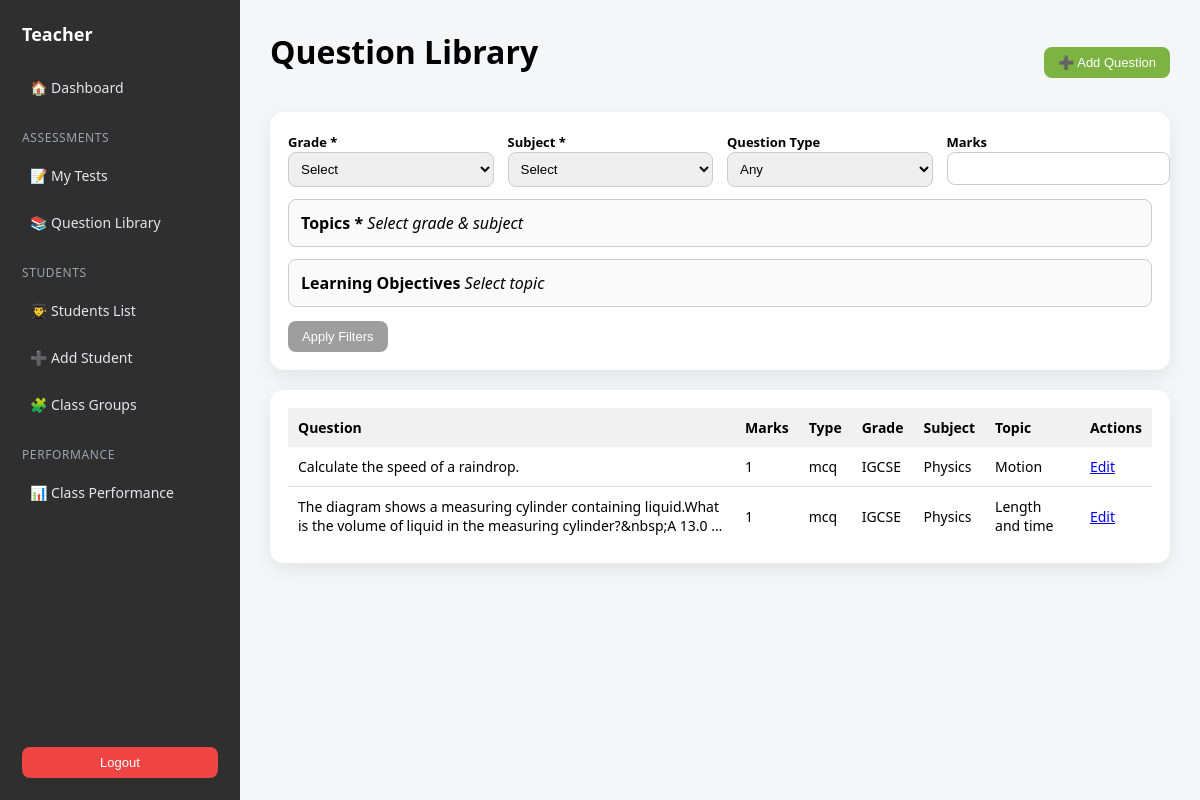
The app's page /questions/ (signed in), older data.
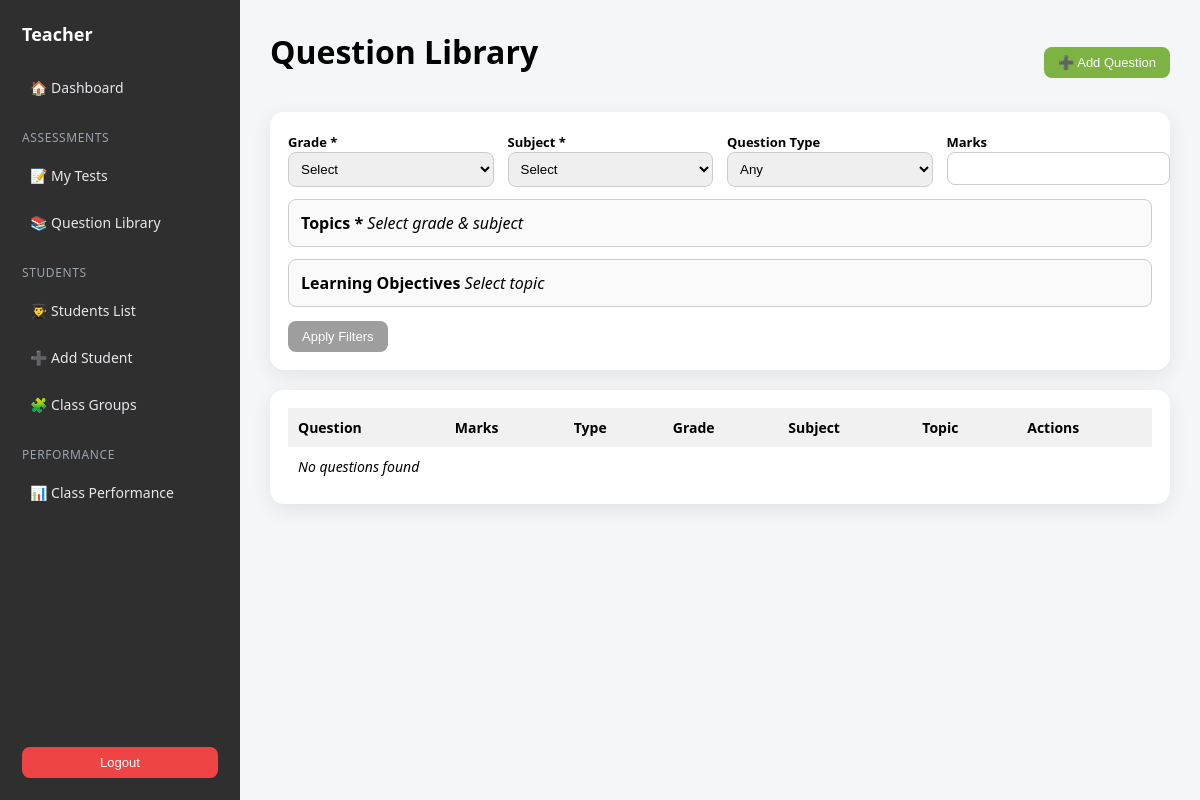
The same page, newer data.
### core/models.py (models this page shows, shortened)
class Question(models.Model):
    QUESTION_TYPES = [
        ("mcq", "MCQ"),
        ("theory", "Theory"),
        ("structured", "Structured"),
        ("practical", "Practical"),
    ]
    grade = models.ForeignKey(Grade, on_delete=models.PROTECT)
    subject = models.ForeignKey(Subject, on_delete=models.PROTECT)
    topic = models.ForeignKey(Topic, on_delete=models.PROTECT)
    year = models.PositiveIntegerField(null=True, blank=True)
    learning_objectives = models.ManyToManyField(
        LearningObjective,
        related_name="questions"
    )
    question_text = models.TextField()
    answer_text = models.TextField(blank=True)
    marks = models.PositiveIntegerField(default=1)
    question_type = models.CharField(
        max_length=20,
        choices=QUESTION_TYPES
    )
    created_by = models.ForeignKey(
        User,
        on_delete=models.CASCADE,
        related_name="questions"
    )
    created_at = models.DateTimeField(auto_now_add=True)

class Grade(models.Model):
    name = models.CharField(max_length=50)
    class Meta:
        ordering = ["name"]
        verbose_name = "Grade"
        verbose_name_plural = "Grades"

class Subject(models.Model):
    name = models.CharField(max_length=100)
    class Meta:
        ordering = ["name"]

class Topic(models.Model):
    name = models.CharField(max_length=150)
    grade = models.ForeignKey(
        Grade,
        on_delete=models.CASCADE,
        related_name="topics"
    )
    subject = models.ForeignKey(
        Subject,
        on_delete=models.CASCADE,
        related_name="topics"
    )
    class Meta:
        unique_together = ("name", "grade", "subject")
        ordering = ["grade__name", "subject__name", "name"]

### core/views.py (the view)
# urls.py: path("questions/", views.question_library, name="question_library"),
@login_required
def question_library(request):
    qs = Question.objects.filter(
        created_by=request.user
    ).select_related("grade", "subject", "topic").prefetch_related("learning_objectives")
    grade = request.GET.get("grade")
    subject = request.GET.get("subject")
    qtype = request.GET.get("question_type")
    marks = request.GET.get("marks")
    year = request.GET.get("year")
    if grade:
        qs = qs.filter(grade_id=grade)
    if subject:
        qs = qs.filter(subject_id=subject)
    if qtype:
        qs = qs.filter(question_type=qtype)
    if marks:
        qs = qs.filter(marks=marks)
    if year:
        qs = qs.filter(year=year)
    topics = request.GET.getlist("topics[]")
    if topics:
        qs = qs.filter(topic_id__in=topics)
    los = request.GET.getlist("los[]")
    if los:
        qs = qs.filter(learning_objectives__id__in=los).distinct()
    return render(
        request,
        "teacher/question_library.html",
        {
            "questions": qs,
            "grades": Grade.objects.all(),
            "subjects": Subject.objects.all(),
            "topics": Topic.objects.all(),
        }
    )

### core/templates/teacher/question_library.html (shortened to what this page needs)
{% extends "teacher/teacher_base.html" %}
{% block content %}
{% with test_id=request.GET.import_to_test %}
{% with import_mode=test_id %}
<div class="action-bar">
  <h1>Question Library</h1>
  <div>
    <a href="{% url 'add_question' %}" target="_blank">
      <button class="btn green">➕ Add Question</button>
    </a>
  </div>
</div>
<form method="get" class="filters" id="filterForm">
  <div class="filter-grid">
    <div>
      <label>Grade *</label>
      <select id="gradeSelect" name="grade" required>
        <option value="">Select</option>
      </select>
    </div>
    <div>
      <label>Subject *</label>
      <select id="subjectSelect" name="subject" required>
        <option value="">Select</option>
      </select>
    </div>
    <div>
      <label>Question Type</label>
      <select name="question_type">
        <option value="">Any</option>
      </select>
    </div>
    <div>
      <label>Marks</label>
      <input type="number" name="marks" value="{{ request.GET.marks }}">
    </div>
  </div>
  <div class="topics" id="topicsBox">
    <strong>Topics *</strong>
    <em>Select grade & subject</em>
  </div>
  <div class="lo-box" id="loBox">
    <strong>Learning Objectives</strong>
    <em>Select topic</em>
  </div>
  <div style="margin-top:14px;">
    <button class="btn gray" type="submit">Apply Filters</button>
  </div>
</form>
<div class="table-wrap">
  <table>
    <thead>
      <tr>
        <th>Question</th>
        <th>Marks</th>
        <th>Type</th>
        <th>Grade</th>
        <th>Subject</th>
        <th>Topic</th>
        <th>Actions</th>
      </tr>
    </thead>
    <tbody>
      {% for q in questions %}
      <tr>
        <td>{{ q.question_text|striptags|truncatewords:18 }}</td>
        <td>{{ q.marks }}</td>
        <td>{{ q.question_type }}</td>
        <td>{{ q.grade.name }}</td>
        <td>{{ q.subject.name }}</td>
        <td>{{ q.topic.name }}</td>
        <td>
          <a href="{% url 'edit_question' q.id %}" target="_blank">Edit</a>
        </td>
      </tr>
      {% empty %}
      <tr>
        <td colspan="8"><em>No questions found</em></td>
      </tr>
      {% endfor %}
    </tbody>
  </table>
</div>
{% endwith %}
{% endwith %}
{% endblock %}

### core/templates/teacher/teacher_base.html (shortened to what this page needs)
<!DOCTYPE html>
<html lang="en">
<head>
</head>
<body>
<div class="page">
  <aside class="sidebar">
    <h2>Teacher</h2>
    <a href="{% url 'teacher_dashboard' %}">🏠 Dashboard</a>
    <div class="section">Assessments</div>
    <a href="{% url 'tests_list' %}">📝 My Tests</a>
    <a href="{% url 'question_library' %}">📚 Question Library</a>
    <div class="section">Students</div>
    <a href="{% url 'students_list' %}">👨‍🎓 Students List</a>
    <a href="{% url 'add_student' %}">➕ Add Student</a>
    <a href="{% url 'groups_list' %}">🧩 Class Groups</a>
    <div class="section">Performance</div>
    <a href="{% url 'class_performance' %}">📊 Class Performance</a>
    <div class="spacer"></div>
    <form method="post" action="{% url 'logout' %}">
      <button type="submit">Logout</button>
    </form>
  </aside>
  <main class="main">
    {% block content %}{% endblock %}
  </main>
</div>
</body>
</html>

### core/templates/teacher/teacher_base.html (style rules this page uses)
body { margin: 0; font-family: system-ui, -apple-system, BlinkMacSystemFont; background: #f4f6f8; }
.page { display: grid; grid-template-columns: 240px 1fr; height: 100vh; }
.sidebar { background: #2f2f2f; color: white; padding: 22px; display: flex; flex-direction: column; }
.sidebar h2 { margin: 0 0 18px 0; font-size: 18px; font-weight: 600; }
.sidebar a { display: block; color: #e5e7eb; text-decoration: none; margin: 8px 0; padding: 6px 8px; border-radius: 6px; font-size: 14px; }
.sidebar .section { margin-top: 18px; margin-bottom: 6px; font-size: 12px; text-transform: uppercase; letter-spacing: .05em; color: #9ca3af; }
.sidebar .spacer { flex: 1; }
.sidebar button { margin-top: 12px; width: 100%; padding: 8px 10px; border-radius: 8px; border: none; background: #ef4444; color: white; font-size: 13px; cursor: pointer; }
.main { padding: 30px; overflow-y: auto; }

### core/templates/teacher/question_library.html (style rules this page uses)
h1 { margin-top: 0; }
.action-bar { display: flex; justify-content: space-between; align-items: center; margin-bottom: 18px; }
.btn { border: none; padding: 8px 14px; border-radius: 8px; cursor: pointer; font-size: 13px; }
.btn.green { background: #7cb342; color: white; }
.btn.gray { background: #9e9e9e; color: white; }
.filters { background: white; border-radius: 14px; padding: 18px; margin-bottom: 20px; box-shadow: 0 6px 20px rgba(0,0,0,.08); }
.filter-grid { display: grid; grid-template-columns: repeat(4, 1fr); gap: 14px; }
.filters label { font-weight: 600; font-size: 13px; }
.filters select, .filters input { width: 100%; padding: 8px; border-radius: 8px; border: 1px solid #ccc; }
.topics, .lo-box { margin-top: 12px; max-height: 220px; overflow-y: auto; border: 1px solid #ccc; border-radius: 8px; padding: 12px; background: #fafafa; }
.table-wrap { background: white; border-radius: 14px; padding: 18px; box-shadow: 0 6px 20px rgba(0,0,0,.08); }
table { width: 100%; border-collapse: collapse; }
th, td { text-align: left; padding: 10px; font-size: 14px; }
th { background: #f1f1f1; }

Row changes from the older to the newer data that the page shows:
removed Question: question_text "Calculate the speed of a raindrop.", marks "1", question_type "mcq", grade.name "IGCSE", subject.name "Physics", topic.name "Motion"
removed Question: question_text "The diagram shows a measuring cylinder containing liquid.What is the volume of liquid in the measuring cylinder?&nbsp;A 13.0 …", marks "1", question_type "mcq", grade.name "IGCSE", subject.name "Physics", topic.name "Length and time"
Text that changed along with them:
text now shown: "No questions found"
